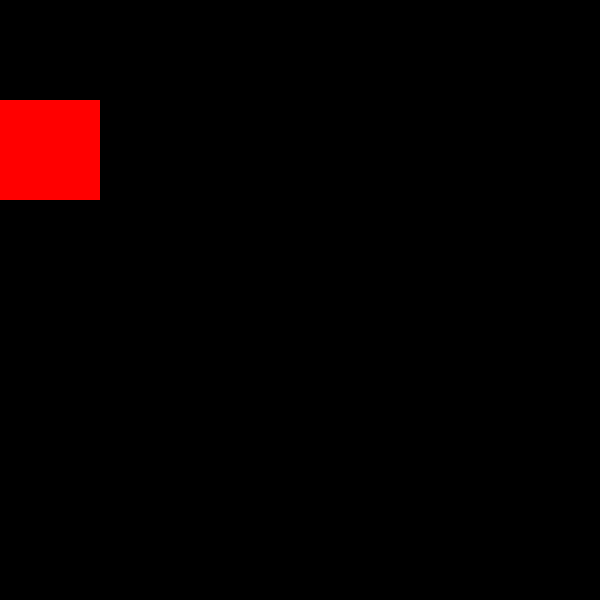
Frame 1 (no input)
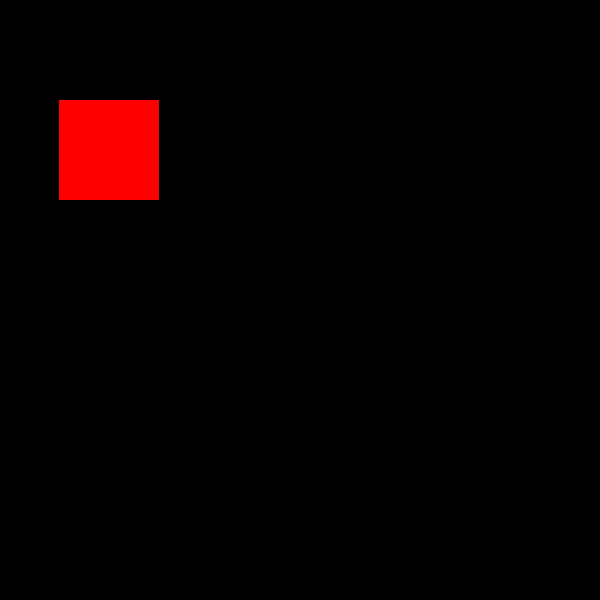
Frame 60 (the mouse pressed at the canvas centre just before this capture)
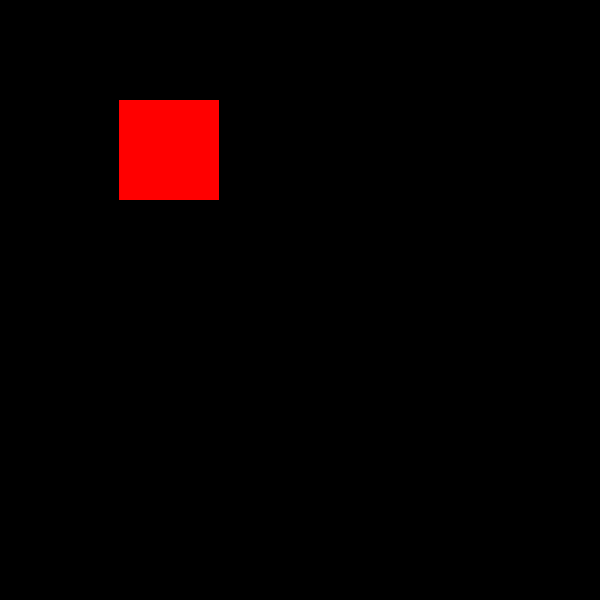
Frame 120 (the mouse held since frame 60 and released just before this capture)

The Processing sketch that drew these frames (run headless with seeded random() and noise(); from frame 60 on, the mouse is pressed at the canvas centre):

// Processing sketch: MovingSquare
// ── MovingSquare.pde
int i = 0;
int height = 100;
int width = 100;

void setup(){
  size(600, 600);
  noStroke(); background(0);
}

void draw(){
  background(0);
  fill(255, 0, 0);
  rect(i++, 100, width, height);
  
  if(i == 600) i = 0;
  if(i + width > 600){
    rect(0, 100, (i+width)-600, height);
  }
}
